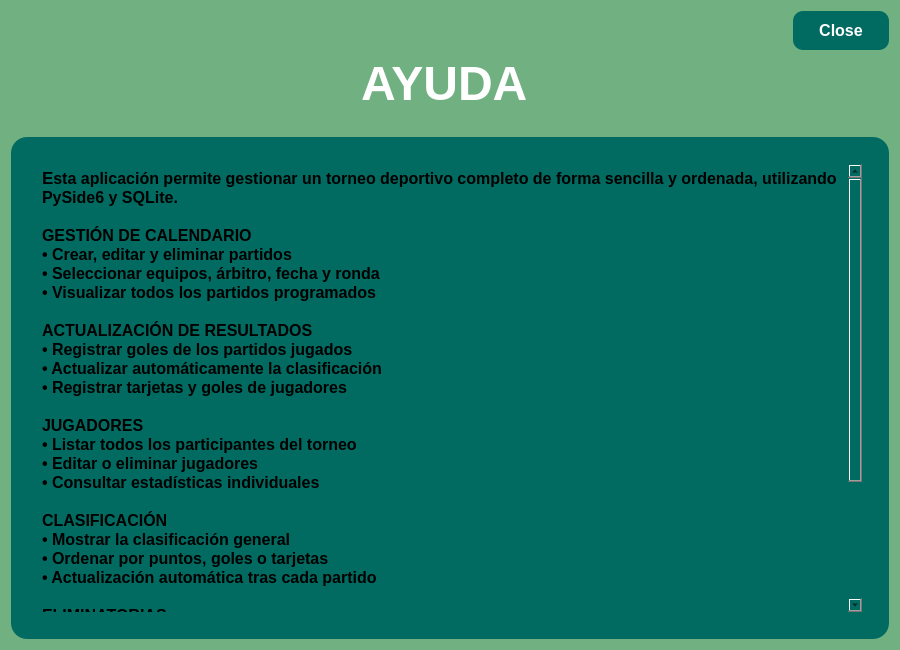
<?xml version="1.0" encoding="UTF-8"?>
<ui version="4.0">
 <class>DialogAyuda</class>
 <widget class="QDialog" name="DialogAyuda">
  <property name="geometry">
   <rect>
    <x>0</x>
    <y>0</y>
    <width>900</width>
    <height>650</height>
   </rect>
  </property>
  <property name="windowTitle">
   <string>Ayuda</string>
  </property>
  <property name="styleSheet">
   <string notr="true">background-color: rgb(113,177,129);</string>
  </property>
  <layout class="QVBoxLayout">
   <item>
    <widget class="QDialogButtonBox" name="buttonBox">
     <property name="styleSheet">
      <string notr="true">
QPushButton {
 background-color: rgb(1,107,97);
 color: white;
 border-radius: 10px;
 padding: 10px 26px;
 font-weight: bold;
 font-size: 12pt;
}
QPushButton:hover {
 background-color: rgb(113,177,129);
}
      </string>
     </property>
     <property name="standardButtons">
      <set>QDialogButtonBox::StandardButton::Close</set>
     </property>
    </widget>
   </item>
   <item>
    <widget class="QLabel" name="label">
     <property name="font">
      <font>
       <pointsize>36</pointsize>
       <bold>true</bold>
      </font>
     </property>
     <property name="styleSheet">
      <string notr="true">color: white;</string>
     </property>
     <property name="text">
      <string>AYUDA </string>
     </property>
     <property name="alignment">
      <set>Qt::AlignmentFlag::AlignCenter</set>
     </property>
    </widget>
   </item>
   <item>
    <widget class="QLabel" name="label">
     <property name="font">
      <font>
       <pointsize>9</pointsize>
       <italic>true</italic>
      </font>
     </property>
     <property name="styleSheet">
      <string notr="true">color: white;</string>
     </property>
     <property name="text">
      <string/>
     </property>
     <property name="alignment">
      <set>Qt::AlignmentFlag::AlignCenter</set>
     </property>
    </widget>
   </item>
   <item>
    <widget class="QFrame" name="frame">
     <property name="styleSheet">
      <string notr="true">
background-color: rgb(1,107,97);
border-radius: 16px;
      </string>
     </property>
     <layout class="QVBoxLayout">
      <item>
       <widget class="QTextEdit" name="textEdit">
        <property name="styleSheet">
         <string notr="true">background-color: rgb(1, 107, 97);
border-radius: 12px;
padding: 18px;
font-size: 13pt;
line-height: 1.4;
         </string>
        </property>
        <property name="readOnly">
         <bool>true</bool>
        </property>
        <property name="html">
         <string>&lt;!DOCTYPE HTML PUBLIC &quot;-//W3C//DTD HTML 4.0//EN&quot; &quot;http://www.w3.org/TR/REC-html40/strict.dtd&quot;&gt;
&lt;html&gt;&lt;head&gt;&lt;meta name=&quot;qrichtext&quot; content=&quot;1&quot; /&gt;&lt;meta charset=&quot;utf-8&quot; /&gt;&lt;style type=&quot;text/css&quot;&gt;
p, li { white-space: pre-wrap; }
hr { height: 1px; border-width: 0; }
li.unchecked::marker { content: &quot;\2610&quot;; }
li.checked::marker { content: &quot;\2612&quot;; }
&lt;/style&gt;&lt;/head&gt;&lt;body style=&quot; font-family:'Segoe UI'; font-size:13pt; font-weight:400; font-style:normal;&quot;&gt;
&lt;p style=&quot; margin-top:0px; margin-bottom:0px; margin-left:0px; margin-right:0px; -qt-block-indent:0; text-indent:0px;&quot;&gt;&lt;span style=&quot; font-weight:700;&quot;&gt;E&lt;/span&gt;&lt;span style=&quot; font-size:12pt; font-weight:700;&quot;&gt;sta aplicación permite gestionar un torneo deportivo completo de forma sencilla y ordenada, utilizando PySide6 y SQLite.&lt;/span&gt;&lt;/p&gt;
&lt;p style=&quot;-qt-paragraph-type:empty; margin-top:0px; margin-bottom:0px; margin-left:0px; margin-right:0px; -qt-block-indent:0; text-indent:0px; font-size:12pt; font-weight:700;&quot;&gt;&lt;br /&gt;&lt;/p&gt;
&lt;p style=&quot; margin-top:0px; margin-bottom:0px; margin-left:0px; margin-right:0px; -qt-block-indent:0; text-indent:0px;&quot;&gt;&lt;span style=&quot; font-size:12pt; font-weight:700;&quot;&gt;GESTIÓN DE CALENDARIO&lt;/span&gt;&lt;/p&gt;
&lt;p style=&quot; margin-top:0px; margin-bottom:0px; margin-left:0px; margin-right:0px; -qt-block-indent:0; text-indent:0px;&quot;&gt;&lt;span style=&quot; font-size:12pt; font-weight:700;&quot;&gt;• Crear, editar y eliminar partidos&lt;/span&gt;&lt;/p&gt;
&lt;p style=&quot; margin-top:0px; margin-bottom:0px; margin-left:0px; margin-right:0px; -qt-block-indent:0; text-indent:0px;&quot;&gt;&lt;span style=&quot; font-size:12pt; font-weight:700;&quot;&gt;• Seleccionar equipos, árbitro, fecha y ronda&lt;/span&gt;&lt;/p&gt;
&lt;p style=&quot; margin-top:0px; margin-bottom:0px; margin-left:0px; margin-right:0px; -qt-block-indent:0; text-indent:0px;&quot;&gt;&lt;span style=&quot; font-size:12pt; font-weight:700;&quot;&gt;• Visualizar todos los partidos programados&lt;/span&gt;&lt;/p&gt;
&lt;p style=&quot;-qt-paragraph-type:empty; margin-top:0px; margin-bottom:0px; margin-left:0px; margin-right:0px; -qt-block-indent:0; text-indent:0px; font-size:12pt; font-weight:700;&quot;&gt;&lt;br /&gt;&lt;/p&gt;
&lt;p style=&quot; margin-top:0px; margin-bottom:0px; margin-left:0px; margin-right:0px; -qt-block-indent:0; text-indent:0px;&quot;&gt;&lt;span style=&quot; font-size:12pt; font-weight:700;&quot;&gt;ACTUALIZACIÓN DE RESULTADOS&lt;/span&gt;&lt;/p&gt;
&lt;p style=&quot; margin-top:0px; margin-bottom:0px; margin-left:0px; margin-right:0px; -qt-block-indent:0; text-indent:0px;&quot;&gt;&lt;span style=&quot; font-size:12pt; font-weight:700;&quot;&gt;• Registrar goles de los partidos jugados&lt;/span&gt;&lt;/p&gt;
&lt;p style=&quot; margin-top:0px; margin-bottom:0px; margin-left:0px; margin-right:0px; -qt-block-indent:0; text-indent:0px;&quot;&gt;&lt;span style=&quot; font-size:12pt; font-weight:700;&quot;&gt;• Actualizar automáticamente la clasificación&lt;/span&gt;&lt;/p&gt;
&lt;p style=&quot; margin-top:0px; margin-bottom:0px; margin-left:0px; margin-right:0px; -qt-block-indent:0; text-indent:0px;&quot;&gt;&lt;span style=&quot; font-size:12pt; font-weight:700;&quot;&gt;• Registrar tarjetas y goles de jugadores&lt;/span&gt;&lt;/p&gt;
&lt;p style=&quot;-qt-paragraph-type:empty; margin-top:0px; margin-bottom:0px; margin-left:0px; margin-right:0px; -qt-block-indent:0; text-indent:0px; font-size:12pt; font-weight:700;&quot;&gt;&lt;br /&gt;&lt;/p&gt;
&lt;p style=&quot; margin-top:0px; margin-bottom:0px; margin-left:0px; margin-right:0px; -qt-block-indent:0; text-indent:0px;&quot;&gt;&lt;span style=&quot; font-size:12pt; font-weight:700;&quot;&gt;JUGADORES&lt;/span&gt;&lt;/p&gt;
&lt;p style=&quot; margin-top:0px; margin-bottom:0px; margin-left:0px; margin-right:0px; -qt-block-indent:0; text-indent:0px;&quot;&gt;&lt;span style=&quot; font-size:12pt; font-weight:700;&quot;&gt;• Listar todos los participantes del torneo&lt;/span&gt;&lt;/p&gt;
&lt;p style=&quot; margin-top:0px; margin-bottom:0px; margin-left:0px; margin-right:0px; -qt-block-indent:0; text-indent:0px;&quot;&gt;&lt;span style=&quot; font-size:12pt; font-weight:700;&quot;&gt;• Editar o eliminar jugadores&lt;/span&gt;&lt;/p&gt;
&lt;p style=&quot; margin-top:0px; margin-bottom:0px; margin-left:0px; margin-right:0px; -qt-block-indent:0; text-indent:0px;&quot;&gt;&lt;span style=&quot; font-size:12pt; font-weight:700;&quot;&gt;• Consultar estadísticas individuales&lt;/span&gt;&lt;/p&gt;
&lt;p style=&quot;-qt-paragraph-type:empty; margin-top:0px; margin-bottom:0px; margin-left:0px; margin-right:0px; -qt-block-indent:0; text-indent:0px; font-size:12pt; font-weight:700;&quot;&gt;&lt;br /&gt;&lt;/p&gt;
&lt;p style=&quot; margin-top:0px; margin-bottom:0px; margin-left:0px; margin-right:0px; -qt-block-indent:0; text-indent:0px;&quot;&gt;&lt;span style=&quot; font-size:12pt; font-weight:700;&quot;&gt;CLASIFICACIÓN&lt;/span&gt;&lt;/p&gt;
&lt;p style=&quot; margin-top:0px; margin-bottom:0px; margin-left:0px; margin-right:0px; -qt-block-indent:0; text-indent:0px;&quot;&gt;&lt;span style=&quot; font-size:12pt; font-weight:700;&quot;&gt;• Mostrar la clasificación general&lt;/span&gt;&lt;/p&gt;
&lt;p style=&quot; margin-top:0px; margin-bottom:0px; margin-left:0px; margin-right:0px; -qt-block-indent:0; text-indent:0px;&quot;&gt;&lt;span style=&quot; font-size:12pt; font-weight:700;&quot;&gt;• Ordenar por puntos, goles o tarjetas&lt;/span&gt;&lt;/p&gt;
&lt;p style=&quot; margin-top:0px; margin-bottom:0px; margin-left:0px; margin-right:0px; -qt-block-indent:0; text-indent:0px;&quot;&gt;&lt;span style=&quot; font-size:12pt; font-weight:700;&quot;&gt;• Actualización automática tras cada partido&lt;/span&gt;&lt;/p&gt;
&lt;p style=&quot;-qt-paragraph-type:empty; margin-top:0px; margin-bottom:0px; margin-left:0px; margin-right:0px; -qt-block-indent:0; text-indent:0px; font-size:12pt; font-weight:700;&quot;&gt;&lt;br /&gt;&lt;/p&gt;
&lt;p style=&quot; margin-top:0px; margin-bottom:0px; margin-left:0px; margin-right:0px; -qt-block-indent:0; text-indent:0px;&quot;&gt;&lt;span style=&quot; font-size:12pt; font-weight:700;&quot;&gt;ELIMINATORIAS&lt;/span&gt;&lt;/p&gt;
&lt;p style=&quot; margin-top:0px; margin-bottom:0px; margin-left:0px; margin-right:0px; -qt-block-indent:0; text-indent:0px;&quot;&gt;&lt;span style=&quot; font-size:12pt; font-weight:700;&quot;&gt;• Generar cuartos, semifinales y final&lt;/span&gt;&lt;/p&gt;
&lt;p style=&quot; margin-top:0px; margin-bottom:0px; margin-left:0px; margin-right:0px; -qt-block-indent:0; text-indent:0px;&quot;&gt;&lt;span style=&quot; font-size:12pt; font-weight:700;&quot;&gt;• Visualizar el cuadro de emparejamientos&lt;/span&gt;&lt;/p&gt;
&lt;p style=&quot; margin-top:0px; margin-bottom:0px; margin-left:0px; margin-right:0px; -qt-block-indent:0; text-indent:0px;&quot;&gt;&lt;span style=&quot; font-size:12pt; font-weight:700;&quot;&gt;• Gestión automática según resultados&lt;/span&gt;&lt;/p&gt;
&lt;p style=&quot;-qt-paragraph-type:empty; margin-top:0px; margin-bottom:0px; margin-left:0px; margin-right:0px; -qt-block-indent:0; text-indent:0px; font-size:12pt; font-weight:700;&quot;&gt;&lt;br /&gt;&lt;/p&gt;
&lt;p style=&quot; margin-top:0px; margin-bottom:0px; margin-left:0px; margin-right:0px; -qt-block-indent:0; text-indent:0px;&quot;&gt;&lt;span style=&quot; font-size:12pt; font-weight:700;&quot;&gt;CONSEJOS DE USO&lt;/span&gt;&lt;/p&gt;
&lt;p style=&quot; margin-top:0px; margin-bottom:0px; margin-left:0px; margin-right:0px; -qt-block-indent:0; text-indent:0px;&quot;&gt;&lt;span style=&quot; font-size:12pt; font-weight:700;&quot;&gt;• Seleccione siempre un elemento antes de editar o eliminar&lt;/span&gt;&lt;/p&gt;
&lt;p style=&quot; margin-top:0px; margin-bottom:0px; margin-left:0px; margin-right:0px; -qt-block-indent:0; text-indent:0px;&quot;&gt;&lt;span style=&quot; font-size:12pt; font-weight:700;&quot;&gt;• Utilice los botones inferiores para realizar acciones&lt;/span&gt;&lt;/p&gt;
&lt;p style=&quot; margin-top:0px; margin-bottom:0px; margin-left:0px; margin-right:0px; -qt-block-indent:0; text-indent:0px;&quot;&gt;&lt;span style=&quot; font-size:12pt; font-weight:700;&quot;&gt;• Todos los datos se guardan automáticamente en SQLite&lt;/span&gt;&lt;/p&gt;&lt;/body&gt;&lt;/html&gt;</string>
        </property>
        <property name="text" stdset="0">
         <string>
👋 BIENVENIDO

Esta aplicación permite gestionar un torneo deportivo completo
de forma sencilla y ordenada, utilizando PySide6 y SQLite.


📅 GESTIÓN DE CALENDARIO
• Crear, editar y eliminar partidos
• Seleccionar equipos, árbitro, fecha y ronda
• Visualizar todos los partidos programados


⚽ ACTUALIZACIÓN DE RESULTADOS
• Registrar goles de los partidos jugados
• Actualizar automáticamente la clasificación
• Registrar tarjetas y goles de jugadores


👥 JUGADORES
• Listar todos los participantes del torneo
• Editar o eliminar jugadores
• Consultar estadísticas individuales


🏆 CLASIFICACIÓN
• Mostrar la clasificación general
• Ordenar por puntos, goles o tarjetas
• Actualización automática tras cada partido


🥇 ELIMINATORIAS
• Generar cuartos, semifinales y final
• Visualizar el cuadro de emparejamientos
• Gestión automática según resultados


ℹ️ CONSEJOS DE USO
• Seleccione siempre un elemento antes de editar o eliminar
• Utilice los botones inferiores para realizar acciones
• Todos los datos se guardan automáticamente en SQLite
         </string>
        </property>
       </widget>
      </item>
     </layout>
    </widget>
   </item>
  </layout>
 </widget>
 <resources/>
 <connections>
  <connection>
   <sender>buttonBox</sender>
   <signal>rejected()</signal>
   <receiver>DialogAyuda</receiver>
   <slot>reject()</slot>
   <hints>
    <hint type="sourcelabel">
     <x>20</x>
     <y>20</y>
    </hint>
    <hint type="destinationlabel">
     <x>20</x>
     <y>20</y>
    </hint>
   </hints>
  </connection>
 </connections>
</ui>
